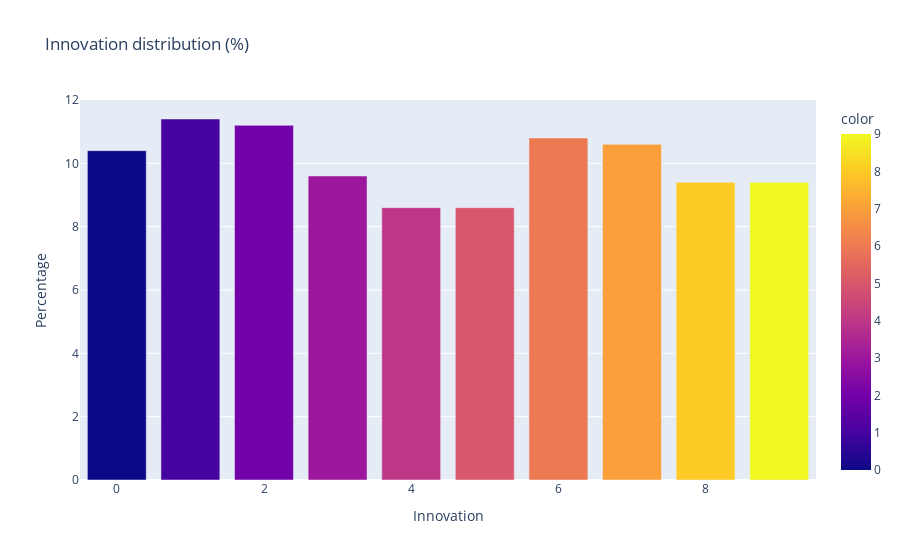

Notebook code cell kept with this figure:
### Code cell
innovation_counts = df_segments["inovacao"].value_counts()
innovation_percentages = df_segments["inovacao"].value_counts(normalize=True) * 100

px.bar(
    x=innovation_percentages.index,
    y=innovation_percentages.values,
    color=innovation_percentages.index,
    title="Innovation distribution (%)",
    labels={"x": "Innovation", "y": "Percentage"},
)

### Figure 1 — Plotly figure (JSON) as saved in the notebook; plotly's stock layout.template omitted (floating-point values rounded to 4 significant figures)
{"data": [{"alignmentgroup": "True", "hovertemplate": "Innovation=%{x}<br>Percentage=%{y}<br>color=%{marker.color}<extra></extra>", "legendgroup": "", "marker": {"color": [1, 2, 6, 7, 0, 3, 9, 8, 4, 5], "coloraxis": "coloraxis", "pattern": {"shape": ""}}, "name": "", "offsetgroup": "", "orientation": "v", "showlegend": false, "textposition": "auto", "type": "bar", "x": [1, 2, 6, 7, 0, 3, 9, 8, 4, 5], "xaxis": "x", "y": [11.4, 11.2, 10.8, 10.6, 10.4, 9.6, 9.4, 9.4, 8.6, 8.6], "yaxis": "y"}], "layout": {"barmode": "relative", "coloraxis": {"colorbar": {"title": {"text": "color"}}, "colorscale": [[0, "#0d0887"], [0.1111, "#46039f"], [0.2222, "#7201a8"], [0.3333, "#9c179e"], [0.4444, "#bd3786"], [0.5556, "#d8576b"], [0.6667, "#ed7953"], [0.7778, "#fb9f3a"], [0.8889, "#fdca26"], [1, "#f0f921"]]}, "legend": {"tracegroupgap": 0}, "title": {"text": "Innovation distribution (%)"}, "xaxis": {"anchor": "y", "domain": [0, 1], "title": {"text": "Innovation"}}, "yaxis": {"anchor": "x", "domain": [0, 1], "title": {"text": "Percentage"}}}}
